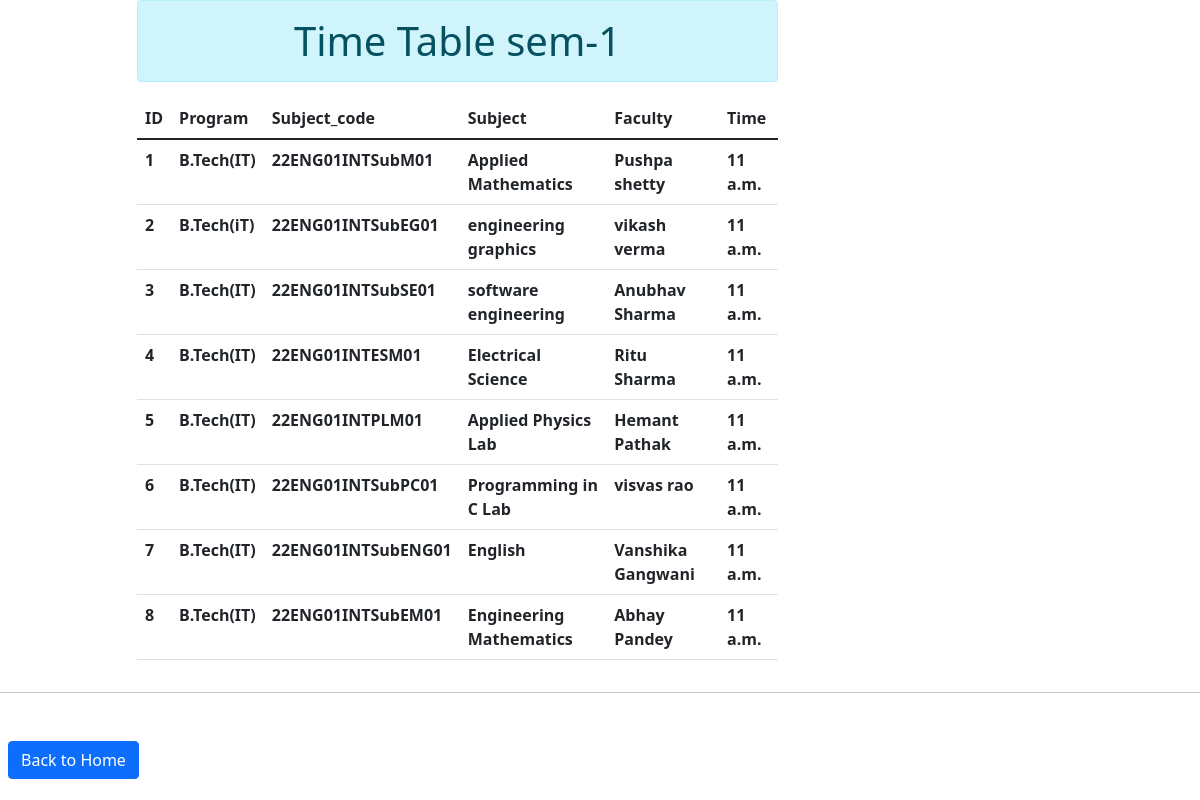
The app's page /sem1 (signed in) with its own data.
### timetableA/models.py (models this page shows)
class Sem1(models.Model):
    user = models.ForeignKey(User, on_delete=models.CASCADE,null=True)
    Program = models.CharField(max_length= 50)
    subject_code = models.CharField(max_length=50,null=True)
    subject = models.CharField(max_length=50)
    Faculty = models.CharField(max_length=50,null=True)
    time = models.TimeField(null=True)
    class Meta:
        verbose_name = 'Sem1'
        verbose_name_plural = 'Sem1'

### timetableA/views.py (the view)
# urls.py: path('sem1',views.sem1,name='sem1'),
@login_required
def sem1(request):
    timetablesem1 = Sem1.objects.all()
    return render(request, 'sem1.html',{'timetablesem1':timetablesem1})

### Templates/sem1.html (shortened to what this page needs)
<!DOCTYPE html>
<html lang="en">
<head>
  <link href="https://cdn.jsdelivr.net/npm/bootstrap@5.1.3/dist/css/bootstrap.min.css" rel="stylesheet"
>
</head>
<body>
  <div class="container">
    <div class="row">
      <div class="col-sm-7 offset-1">
        <h1 class="text-center alert alert-info">Time Table sem-1</h1>
        {% if timetablesem1 %}
        <table class="table table-hover">
          <thead>
            <tr>
              <th scope="col">ID</th>
              <th scope="col">Program</th>
              <th scope="col">Subject_code</th>
              <th scope="col">Subject</th>
              <th scope="col">Faculty</th>
              <th scope="col">Time</th>
            </tr>
          </thead>
          <tbody>
            {% for st in timetablesem1 %}
            <tr>
              <th scope="row">{{st.id}}</th>
              <th scope="row">{{st.Program}}</th>
              <th scope="row">{{st.subject_code}}</th>
              <th scope="row">{{st.subject}}</th>
              <th scope="row">{{st.Faculty}}</th>
              <th scope="row">{{st.time}}</th>
            </tr>
            {% endfor %}
          </tbody>
        </table>
        {% else %}
        <h1 class='text-center alert alert-danger'>no data</h1>
        {% endif %}
      </div>
    </div>
  </div>
  <hr><br>
  <a class="btn btn-primary m-2" href="{% url 'home' %}">Back to Home</a>
</body>
</html>
</body>
</html>

### records on screen
Sem1: id "1", Program "B.Tech(IT)", subject_code "22ENG01INTSubM01", subject "Applied Mathematics", Faculty "Pushpa shetty", time "11 a.m."
Sem1: id "2", Program "B.Tech(iT)", subject_code "22ENG01INTSubEG01", subject "engineering graphics", Faculty "vikash verma", time "11 a.m."
Sem1: id "3", Program "B.Tech(IT)", subject_code "22ENG01INTSubSE01", subject "software engineering", Faculty "Anubhav Sharma", time "11 a.m."
Sem1: id "4", Program "B.Tech(IT)", subject_code "22ENG01INTESM01", subject "Electrical Science", Faculty "Ritu Sharma", time "11 a.m."
Sem1: id "5", Program "B.Tech(IT)", subject_code "22ENG01INTPLM01", subject "Applied Physics Lab", Faculty "Hemant Pathak", time "11 a.m."
Sem1: id "6", Program "B.Tech(IT)", subject_code "22ENG01INTSubPC01", subject "Programming in C Lab", Faculty "visvas rao", time "11 a.m."
Sem1: id "7", Program "B.Tech(IT)", subject_code "22ENG01INTSubENG01", subject "English", Faculty "Vanshika Gangwani", time "11 a.m."
Sem1: id "8", Program "B.Tech(IT)", subject_code "22ENG01INTSubEM01", subject "Engineering Mathematics", Faculty "Abhay Pandey", time "11 a.m."
